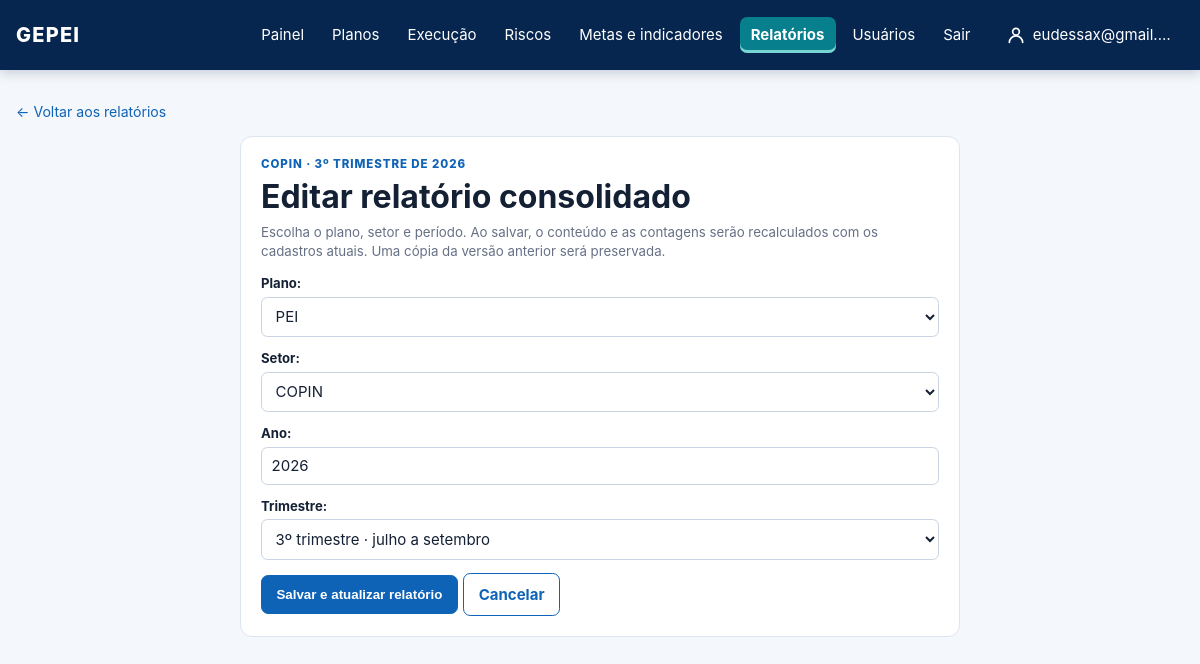
Screenshot of /relatorios/trimestrais/1/editar/ (signed in) with the database file from the repository.
### core/models.py (models this page shows)
class QuarterlySectorReport(models.Model):
    unit = models.ForeignKey(OrganizationalUnit, on_delete=models.PROTECT)
    plan = models.ForeignKey(Plan, on_delete=models.PROTECT)
    year = models.PositiveSmallIntegerField()
    quarter = models.PositiveSmallIntegerField(choices=[(n, f"{n}º trimestre") for n in range(1, 5)])
    snapshot = models.JSONField(default=dict)
    consolidated_by = models.ForeignKey(settings.AUTH_USER_MODEL, on_delete=models.PROTECT)
    consolidated_at = models.DateTimeField(auto_now_add=True)
    class Meta:
        ordering = ["-year", "-quarter", "unit__name"]
        default_permissions = ("view",)
        permissions = [("consolidate_quarterlysectorreport", "Consolidar relatório trimestral do próprio setor")]
        constraints = [models.UniqueConstraint(fields=["plan", "unit", "year", "quarter"], name="unique_quarterly_sector_report"), models.CheckConstraint(condition=models.Q(quarter__gte=1, quarter__lte=4), name="valid_report_quarter")]

class OrganizationalUnit(models.Model):
    class UnitType(models.TextChoices):
        ORGAN = "ORGAO", "Órgão"
        UNIT = "UNIDADE", "Unidade"
        SECTOR = "SETOR", "Setor"
    organization = models.ForeignKey(Organization, on_delete=models.PROTECT)
    parent = models.ForeignKey("self", null=True, blank=True, on_delete=models.PROTECT)
    name = models.CharField(max_length=180)
    acronym = models.CharField(max_length=30, blank=True)
    unit_type = models.CharField(max_length=10, choices=UnitType.choices)
    def __str__(self):
        return self.acronym or self.name

### core/quarterly_reports.py (the view, shortened to what this page needs)
# urls.py: path("relatorios/trimestrais/<int:report_id>/editar/", quarterly_reports.edit, name="quarterly_report_edit"),
@login_required
def edit(request, report_id):
    report = _get_editable_report(request, report_id)
    form = QuarterlyReportForm(
        request.POST if request.method == "POST" else None,
        units=scope_units(OrganizationalUnit.objects.order_by("name"), request.user),
        initial={"plan": report.plan_id, "unit": report.unit_id, "year": report.year, "quarter": report.quarter},
    )
    return render(request, "core/quarterly_report_form.html", {"report": report, "form": form})

### core/forms.py (shortened to what this page needs)
class QuarterlyReportForm(forms.Form):
    plan = forms.ModelChoiceField(queryset=None, label="Plano")
    unit = forms.ModelChoiceField(queryset=OrganizationalUnit.objects.none(), label="Setor")
    year = forms.IntegerField(label="Ano", min_value=2000, max_value=9999)
    quarter = forms.TypedChoiceField(label="Trimestre", coerce=int, choices=((1, "1º trimestre · janeiro a março"), (2, "2º trimestre · abril a junho"), (3, "3º trimestre · julho a setembro"), (4, "4º trimestre · outubro a dezembro")))
    def __init__(self, *args, units, **kwargs):
        from .models import Plan
        super().__init__(*args, **kwargs)
        self.fields["plan"].queryset = Plan.objects.filter(active=True).order_by("acronym")
        self.fields["unit"].queryset = units

### core/context_processors.py (called while the page is built)
def navigation_plans(request):
    if not request.user.is_authenticated:
        return {"navigation_plans": []}
    return {"navigation_plans": Plan.objects.order_by("acronym", "name")}

### core/models.py (called while the page is built)
    def __str__(self):
        return self.acronym

### core/permissions.py (called while the page is built, shortened)
def is_administrator(user):
    if user.is_superuser:
        return True
    return user.groups.filter(name__iexact=ADMINISTRATOR_GROUP_NAME).exists()

def user_unit_ids(user, for_view=False):
    if is_administrator(user) or (for_view and user.has_perm("core.view_other_units")):
        return None

def scope_units(queryset, user, for_view=False):
    ids = user_unit_ids(user, for_view=for_view)
    return queryset if ids is None else queryset.filter(pk__in=ids)

def selected_unit_for_request(request):
    ids = user_unit_ids(request.user)
    requested = request.GET.get("unit", "")
    if ids is None:
        return requested

### core/quarterly_reports.py (called while the page is built)
def _get_editable_report(request, report_id):
    if not request.user.has_perm("core.consolidate_quarterlysectorreport"):
        raise PermissionDenied
    return get_object_or_404(QuarterlySectorReport.objects.filter(unit__in=scope_units(OrganizationalUnit.objects.all(), request.user)).select_related("unit", "plan"), pk=report_id)

### templates/core/quarterly_report_form.html (shortened to what this page needs)
{% extends "base.html" %}
{% block content %}
<a class="back-link" href="{% url 'report_cycle_overview' %}?unit={{ report.unit_id }}">← Voltar aos relatórios</a>
<section class="panel form-page-panel"><p class="eyebrow">{{ report.unit.acronym }} · {{ report.quarter }}º trimestre de {{ report.year }}</p><h1>Editar relatório consolidado</h1>
<p class="form-hint">Escolha o plano, setor e período. Ao salvar, o conteúdo e as contagens serão recalculados com os cadastros atuais. Uma cópia da versão anterior será preservada.</p>
<form method="post" class="activity-form">{% csrf_token %}{{ form.non_field_errors }}{% for field in form %}{% include "core/_form_field.html" with field=field %}{% endfor %}<div class="form-buttons"><button class="button button-primary" type="submit">Salvar e atualizar relatório</button><a class="button button-secondary" href="{% url 'report_cycle_overview' %}?unit={{ report.unit_id }}">Cancelar</a></div></form></section>
{% endblock %}

### templates/base.html (shortened to what this page needs)
{% load static %}
<!doctype html>
<html lang="pt-br">
<head>
  <link rel="stylesheet" href="{% static 'css/gepei.css' %}?v=20261022-10">
</head>
<body>
  <header class="topbar">
    <a class="brand" href="{% url 'dashboard' %}">GEPEI</a>
    {% if user.is_authenticated %}
      <nav>
        <a href="{% url 'dashboard' %}" {% if request.path == '/' %}class="nav-active" aria-current="page"{% endif %}>Painel</a>
        {% if perms.core.view_plan %}<details class="nav-plans{% if '/pei/' in request.path %} nav-active{% endif %}">
          <summary {% if '/pei/' in request.path %}aria-current="page"{% endif %}>Planos</summary>
        </details>{% endif %}
        {% if perms.core.view_actionplan %}<a href="{% url 'action_plan_list' %}" {% if '/planos-de-acao/' in request.path and '/riscos/' not in request.path %}class="nav-active" aria-current="page"{% endif %}>Execução</a>{% endif %}
        {% if perms.core.view_risk %}<a href="{% url 'risk_overview' %}" {% if '/riscos/' in request.path %}class="nav-active" aria-current="page"{% endif %}>Riscos</a>{% endif %}
        {% if perms.core.view_strategictarget or perms.core.view_indicator %}<a href="{% if perms.core.view_indicator %}{% url 'indicator_overview' %}{% else %}{% url 'target_overview' %}{% endif %}" >Metas e indicadores</a>{% endif %}
        {% if perms.core.view_reportcycle or perms.core.view_sectorreport or perms.core.view_quarterlysectorreport or perms.core.consolidate_quarterlysectorreport %}<a href="{% url 'report_cycle_overview' %}" {% if '/relatorios/' in request.path %}class="nav-active" aria-current="page"{% endif %}>Relatórios</a>{% endif %}
        {% if perms.auth.view_user or perms.auth.view_group %}
        <details class="nav-plans{% if '/usuarios/' in request.path %} nav-active{% endif %}">
          <summary {% if '/usuarios/' in request.path %}aria-current="page"{% endif %}>Usuários</summary>
        </details>
        {% endif %}
        <form method="post" action="{% url 'logout' %}" onsubmit="return confirm('Tem certeza de que deseja sair?');">
          <button type="submit">Sair</button>
        </form>
        <a class="nav-user{% if request.path == '/minha-conta/' %} nav-active{% endif %}" href="{% url 'profile_edit' %}" title="Minha conta">
          <svg width="20" height="20" viewBox="0 0 24 24" fill="none" stroke="currentColor" stroke-width="2" stroke-linecap="round" stroke-linejoin="round" aria-hidden="true"><circle cx="12" cy="8" r="4"/><path d="M4 21c0-4.4 3.6-8 8-8s8 3.6 8 8"/></svg>
          <span>{{ user.first_name|default:user.username }}</span>
        </a>
      </nav>
    {% endif %}
  </header>
  <main class="container">
    {% block content %}{% endblock %}
  </main>
</body>
</html>

### static/css/gepei.css (style rules this page uses)
:root { --blue-950:#07264f; --blue-900:#0a3872; --blue-700:#0f63b6; --blue-100:#eaf3ff; --accent:#087f8c; --accent-dark:#066772; --ink:#142033; --muted:#667085; --surface:#fff; --border:#dce5f1; --background:#f4f7fb; --green:#16834a; --yellow:#bd7b00; --orange:#bd5600; --red:#bf2626; --gray:#98a2b3; }
* { box-sizing:border-box; }
body { margin:0; background:var(--background); color:var(--ink); font-family:Inter,Arial,sans-serif; font-size:15px; }
a { color:var(--blue-700); text-decoration:none; }
.topbar { background:var(--blue-950); box-shadow:0 2px 12px rgba(7,38,79,.22); color:#fff; position:sticky; top:0; z-index:30; display:flex; justify-content:space-between; align-items:center; gap:1rem; padding:1rem max(1rem,calc((100% - 1200px)/2)); }
.brand { color:#fff; font-size:1.25rem; font-weight:800; letter-spacing:.06em; }
nav { display:flex; align-items:center; gap:.35rem; }
nav a,nav button { color:#fff; background:none; border:0; border-radius:.45rem; font:inherit; cursor:pointer; padding:.55rem .7rem; }
nav a.nav-active { background:var(--accent); box-shadow:inset 0 -3px 0 #79d5d4; color:#fff; font-weight:700; }
nav form { margin:0; }
.nav-plans { position:relative; }
.nav-plans summary { border-radius:.45rem; color:#fff; cursor:pointer; list-style:none; padding:.55rem .7rem; }
.container { width:min(1200px,calc(100% - 2rem)); margin:2rem auto 3rem; }
h1,h2,p { margin-top:0; }
h1 { font-size:2rem; margin-bottom:.45rem; }
.eyebrow { color:var(--blue-700); font-size:.72rem; font-weight:800; letter-spacing:.08em; margin-bottom:.4rem; text-transform:uppercase; }
.button { border-radius:.45rem; display:inline-flex; font-weight:700; justify-content:center; padding:.68rem .9rem; text-decoration:none; white-space:nowrap; }
.button-primary { background:var(--blue-700); border:1px solid var(--blue-700); color:#fff; cursor:pointer; }
.button-secondary { background:#fff; border:1px solid var(--blue-700); color:var(--blue-700); }
.metric-card,.panel,.login-card { background:var(--surface); border:1px solid var(--border); border-radius:.75rem; }
.panel { padding:1.25rem; }
.back-link { display:inline-block; font-size:.88rem; margin-bottom:1rem; }
.form-hint { color:var(--muted); font-size:.83rem; line-height:1.45; }
.activity-form { display:grid; gap:.8rem; }
.form-field label { color:var(--ink); font-size:.82rem; font-weight:700; }
.form-field input,.form-field select,.form-field textarea { background:#fff; border:1px solid #c9d4e3; border-radius:.4rem; color:var(--ink); font:inherit; padding:.55rem .6rem; width:100%; }
.order-controls,.row-actions,.form-buttons { align-items:center; display:flex; gap:.35rem; }
.form-page-panel,.confirm-panel { margin:0 auto; max-width:720px; }
.nav-user { align-items:center; display:inline-flex; gap:.4rem; margin-left:.5rem; }
.nav-user span { max-width:140px; overflow:hidden; text-overflow:ellipsis; white-space:nowrap; }

### rows the page displays
QuarterlySectorReport: unit.acronym "COPIN", quarter "3", year "2026"

### other values shown
{{ user.first_name|default:user.username }} "eudessax@gmail.…"
{{ field.label_tag }} "Plano:" "Setor:" "Ano:" "Trimestre:"
